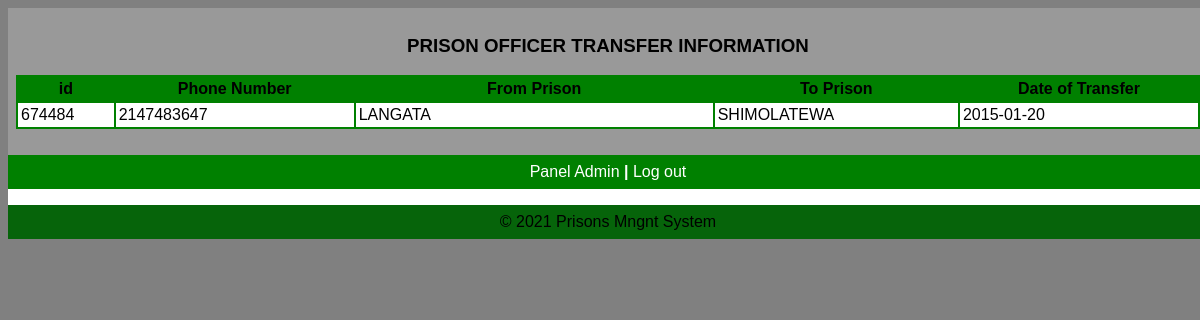
Page /admin/viewofficer1.php on the committed database.
### tables this page shows
CREATE TABLE IF NOT EXISTS `officer` (
  `National_id` int(11) NOT NULL,
  `Telephone` int(12) NOT NULL,
  `From_prison` varchar(12) NOT NULL,
  `To_prison` varchar(12) NOT NULL,
  `Dateoftransfer` date NOT NULL,
  PRIMARY KEY (`National_id`)
);

### admin/viewofficer1.php (the view, shortened to what this page needs)
<html>
<head>
   <link rel="stylesheet" media="screen" href="login.css" >
</head>
<body>
	<table align='center' border='0' bgcolor='green' width='1200' cellpadding='8' cellspacing='0' height='200'>
          <tr>
            <td bgcolor='#999999' valign='center'>
<?php
$host="localhost";
$username="root";
$password="";
$db_name="prisonpro";
$tbl_name="officer";
$connection =mysqli_connect("$host", "$username", "$password")or die("cannot connect server ");
 mysqli_select_db($connection ,"$db_name")or die("cannot select DB");
$sel= mysqli_query($connection,"select * from $tbl_name");
echo"<table align='center' width='100%' border='0' cellpadding='3' cellspacing='2' bgcolor='green'>
<caption><h3>PRISON OFFICER TRANSFER  INFORMATION</h3></caption>
<tr bgcolor='green'>
<th width='3%'> id</th>
<th width='10%'>Phone Number</th>
<th width='15%'>From Prison</th>
<th width='10%'>To Prison</th>
<th width='10%'>Date of Transfer</th>
</tr>";
   while($row=mysqli_fetch_array ($sel))
{
echo "<tr bgcolor='white'>";
echo  "<td width='3%'>".$row ['National_id']."</td>";
echo  "<td width='10%'>".$row ['Telephone']."</td>";
echo  "<td width='7%'>".$row ['From_prison']."</td>";
echo  "<td width='10%'>".$row ['To_prison']."</td>";
echo  "<td width='10%'>".$row ['Dateoftransfer']. "</td>";
echo "</tr>";
}
echo"</table>";
?>
<br/>
			</td>
          </tr>
          <tr>
			<td align="center"><a href="adminpanel.php" target="_parent">Panel Admin <b>|</b></a>
			<a href="index.php" target="_parent">Log out</a></td>
          </tr>
          <tr>
            <td align='center' bgcolor='white' height='1'><?php
           include("footer.php");
                ?>
            </td>
          </tr>
	</table>
</body>
</head>
</html>

### admin/login.css (style rules this page uses)
body { font: 14px/21px "Lucida Sans", "Lucida Grande", "Lucida Sans Unicode", sans-serif;background:gray; }
a { color:#fff; text-decoration:none; }

### rows in the picture
officer: National_id "674484", Telephone "2147483647", From_prison "LANGATA", To_prison "SHIMOLATEWA", Dateoftransfer "2015-01-20"
